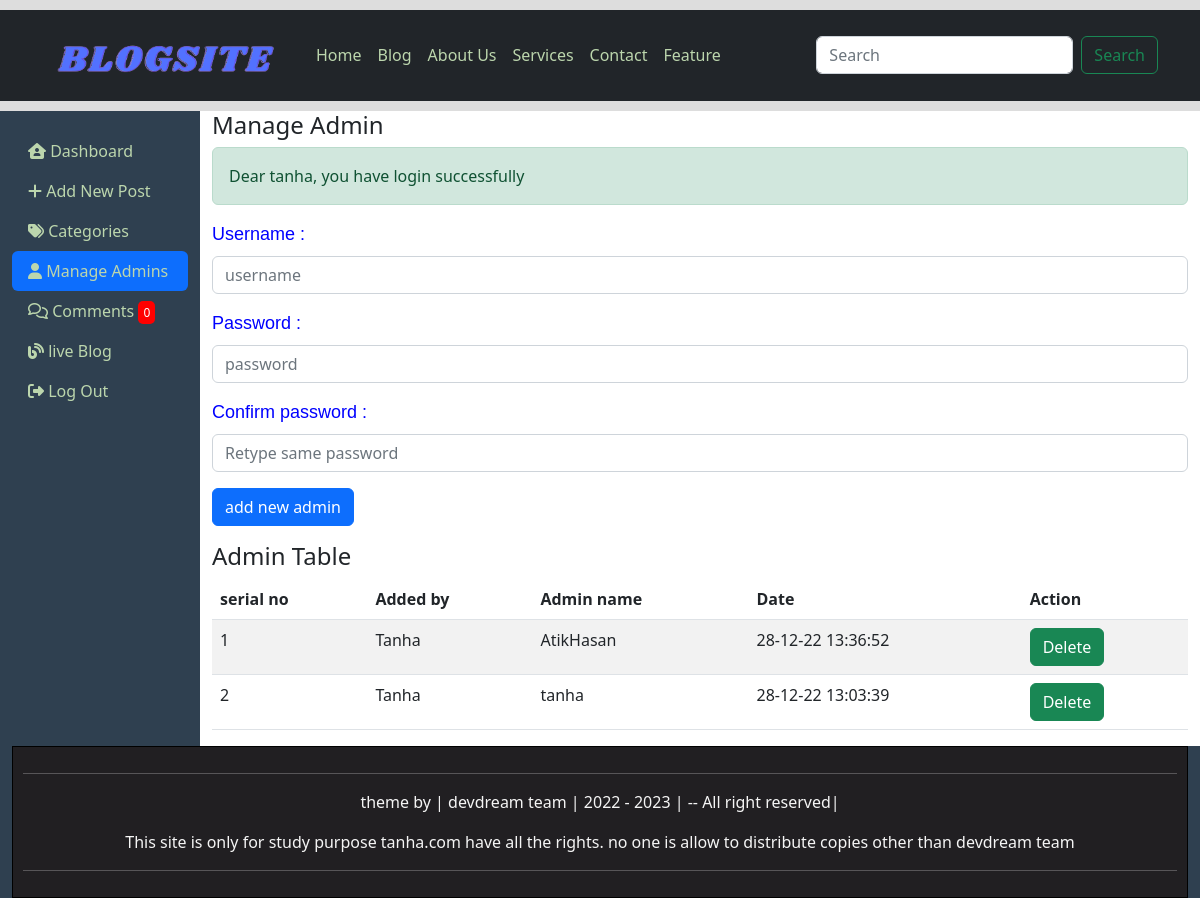
The page /admin.php (signed in) on the database its author committed.
### tables this page shows
CREATE TABLE `registration` (
  `id` int(10) NOT NULL,
  `datetime` varchar(50) NOT NULL,
  `name` varchar(200) NOT NULL,
  `addedby` varchar(200) NOT NULL,
  `password` varchar(30) NOT NULL
);

### admin.php (the view, shortened to what this page needs)
<?php require_once"include/session.php" ?>
<?php require_once"include/functions.php" ?>
<!DOCTYPE html>
<html>
<head>
	<link rel="stylesheet" type="text/css" href="css/bootstrap.min.css">
	<link rel="stylesheet" type="text/css" href="css/adminstyle.css">
</head>
<body>
	<div style="height: 10px; background: #ddd;"></div>
    <nav class="navbar navbar-expand-lg bg-dark">
      <div class="container">
        <a class="navbar-brand" href="#"><img src="images/LOGO.png" width="250px"></a>
        <div class="collapse navbar-collapse" id="navbarSupportedContent">
          <ul class="navbar-nav me-auto mb-2 mb-lg-0">
            <li class="nav-item">
              <a class="nav-link" aria-current="page" href="#">Home</a>
            </li>
            <li class="nav-item">
              <a class="nav-link" aria-current="page" href="blog.php">Blog</a>
            </li>
            <li class="nav-item">
              <a class="nav-link" aria-current="page" href="#">About Us</a>
            </li>
            <li class="nav-item">
              <a class="nav-link" aria-current="page" href="#">Services</a>
            </li>
            <li class="nav-item">
              <a class="nav-link" aria-current="page" href="#">Contact</a>
            </li>
            <li class="nav-item">
              <a class="nav-link" aria-current="page" href="#">Feature</a>
            </li>
          </ul>
          <form class="d-flex" role="search" action="blog.php" method="POST">
	        <input class="form-control me-2" type="text" placeholder="Search" aria-label="Search" name="search-topic">
	        <button class="btn btn-outline-success" type="submit" name="search-btn">Search</button>
	      </form>
        </div>
      </div>
    </nav>
	<div style="height: 10px; background: #ddd;"></div>
	<div class="container-fluid">
		<div class="row">
			<div class="col-sm-2">
				<ul style="margin-top:20px" id="sidebar" class="nav nav-pills flex-column">
					  <li class="nav-item">
					    <a class="nav-link" href="dashboard.php"><i class="fa-solid fa-house-user"></i> Dashboard</a>
					  </li>
					  <li class="">
					    <a class="nav-link" href="addnewpost.php"><i class="fa-sharp fa-solid fa-plus"></i> Add New Post</a>
					  </li>
					  <li class="">
					    <a class="nav-link" href="categories.php"><i class="fa-solid fa-tags"></i> Categories</a>
					  </li>
					  <li class="">
					    <a class="nav-link active" href="admin.php"><i class="fa-sharp fa-solid fa-user"></i> Manage Admins</a>
					  </li>
					  <li class="">
					    <a class="nav-link" href="comments.php"><i class="fa-regular fa-comments"></i> Comments
					    	<?php
					    	$count_disapp_query="SELECT COUNT(*) FROM comments WHERE status = 'OFF'";
								 $query = mysqli_query($db,$count_disapp_query);
								 $result_disapp = mysqli_fetch_array($query);
								 $total_disapp = array_shift($result_disapp);
					    	 ?>
					    	 <span class="label label-danger" style="color:white;background-color: red;border-radius: 5px;font-size: 12px;padding-top: 3px;padding-bottom: 3px;padding-left: 5px;padding-right: 5px"><?php echo $total_disapp ?></span>
					    </a>
					  </li>
					  <li class="">
					    <a class="nav-link" href="blog.php"><i class="fa-solid fa-blog"></i> live Blog</a>
					  </li>
					  <li class="">
					    <a class="nav-link" href=""><i class="fa-solid fa-right-from-bracket"></i> Log Out</a>
					  </li>
				</ul>
			</div>
			<div class="col-sm-10">
				<h4>Manage Admin</h4>
				<div><?php
				echo Successmessage();
				?></div>
				<form action="admin.php" method="POST" enctype="multipart/form-data">
	                <div class="mb-3">
	                  <label for="username" class="form-label"><span class="FieldInfo">Username :</span></label>
	                  <input type="text" class="form-control" id="username" placeholder="username" name="username">
	                </div>
	                <div class="mb-3">
	                  <label for="password" class="form-label"><span class="FieldInfo">Password :</span></label>
	                  <input type="password" class="form-control" id="password" placeholder="password" name="password">
	                </div>
	                <div class="mb-3">
	                  <label for="confirm_password" class="form-label"><span class="FieldInfo">Confirm password :</span></label>
	                  <input type="password" class="form-control" id="confirm_password" placeholder="Retype same password" name="confirm_password">
	                </div>
	                 <div class="mb-3">
	                  <input type="submit" class="btn btn-primary" value="add new admin" name="add-admin">
                	</div>
				</form>
				<h4>Admin Table</h4>
				<div class="table-responsive">
					<table class="table table-striped table-hover">
					<thead>
						<tr>
							<th>serial no</th>
							<th>Added by</th>
							<th>Admin name</th>
							<th>Date</th>
							<th>Action</th>
						</tr>
					</thead>
					<tbody>
					<?php
                    $read_query = "select * from registration order by datetime desc";
                    $sirial = 0;
                    $result = mysqli_query($db,$read_query);
                    while($row = mysqli_fetch_assoc($result)){
                      $admin_id = $row['id'];
                      $admin_name = $row['name'];
                      $DateTime = $row['datetime'];
                      $addedby = $row['addedby'];
                      $sirial = $sirial+1;
                   ?>
						<tr>
							<td><?php echo $sirial ?></td>
							<td><?php echo $addedby ?></td>
							<td><?php echo $admin_name ?></td>
							<td><?php echo $DateTime ?></td>
							<td><a href="admin.php?admin_deleteid=<?php echo $admin_id ?>" class="btn btn-success" >Delete</a></td>
						</tr>
					<?php } ?>
					</tbody>
				</table>
				</div>
			</div>
		</div>
	</div>
	<div id="footer">
		<hr>
		<p>theme by | devdream team | 2022 - 2023 | -- All right reserved|</p>
		<a href="" style="color: whitesmoke; text-decoration:none;">
			<p>This site is only for study purpose tanha.com have all the rights. no one is allow to distribute copies other than  devdream team </p>
		</a>
		<hr>
	</div>
</body>
</html>

### css/adminstyle.css (style rules this page uses)
body { background-color: #2f4050; }
.col-sm-10 { background-color: #fff; }
#sidebar a { color: #bcd6ad ; }
#sidebar .active { color: white ; }
#footer { padding: 10px; border: 1px solid black; color: whitesmoke; text-align: center; background-color: #211f22; }
.FieldInfo { color: blue !important; font-size: 18px; font-family: sans-serif; }
.nav-link { color:#bcd6ad !important; }

### rows shown on the page
registration: addedby "Tanha", name "AtikHasan", datetime "28-12-22 13:36:52"
registration: addedby "Tanha", name "tanha", datetime "28-12-22 13:03:39"

### other values the page prints
$total_disapp "0"
Successmessage() "Dear tanha, you have login successfully"
